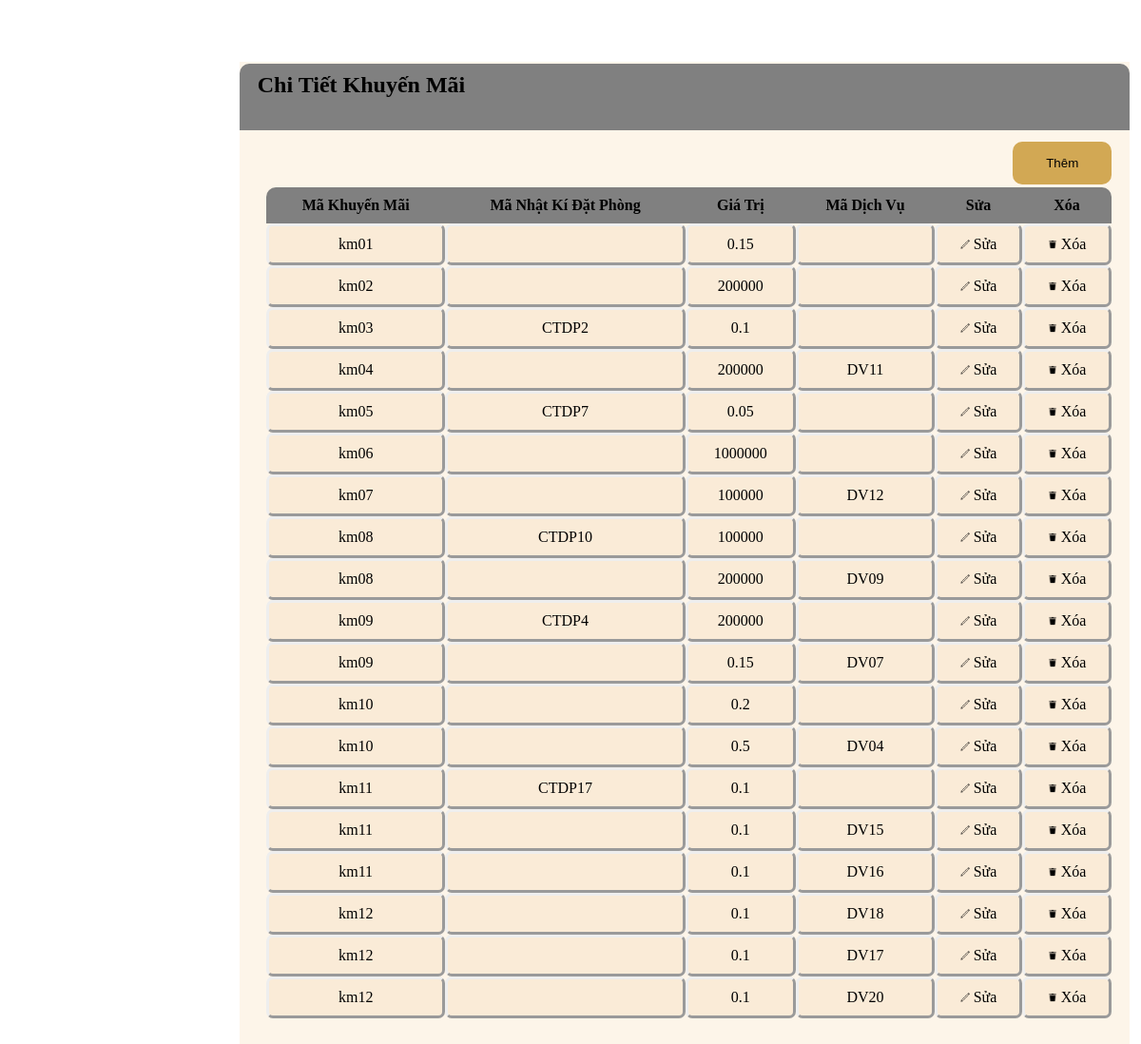
/quantri/admin/admin_ctkm.php, run on the app's committed database.
### tables this page shows
create table CHITIETKHUYENMAI(
    MA_KM varchar(10),
    foreign key (MA_KM) references KHUYENMAI(MA_KM),
    GIATRI float not null,
    MA_CTNKDP varchar(6),
    foreign key (MA_CTNKDP) references CHITIETNHATKIDATPHONG(MA_CTNKDP),
    MA_DV varchar(10),
    foreign key (MA_DV) references DICHVU(MA_DV)
);

### quantri/admin/admin_ctkm.php (the view, shortened to what this page needs)
<?php
$link=new mysqli("localhost", "root","","khachsan");
$sql="select * from CHITIETKHUYENMAI";
$result=$link->query($sql);
?>
  <div class="layout_danhmuc">
    <div class="danhmuc"><h2 style="margin: 1% 0 0 2%"> Chi Tiết Khuyến Mãi </h2>
      <button>Thêm</button>
      <table>
         <tr>
    <th style="border-radius: 10px 0 0 0" >Mã Khuyến Mãi</th>
    <th> Mã Nhật Kí Đặt Phòng</th>
    <th> Giá Trị </th>
    <th> Mã Dịch Vụ </th>
    <th> Sửa </th>
    <th style="border-radius: 0 10px 0 0">Xóa</th>
         </tr>
   <?php
while ($row=$result->fetch_assoc())
{
   ?>
<tr align="center" >
    <td> <?php echo $row["MA_KM"];?> </td>
    <td> <?php echo $row["MA_CTNKDP"];?></td>
    <td> <?php echo $row["GIATRI"];?></td>
    <td> <?php echo $row["MA_DV"];?></td>
    <td><a href=""><img src="../img/icon/edit.png"  width="10px" height="10px"> Sửa</a></td>
    <td><a href=""><img src="../img/icon/delete.png" width="10px" height="10px"> Xóa</a></td>
</tr>
     <?php
 }
      ?>
</table>
</div>
</div>

### quantri/admin/admin_ctkm.php (style rules this page uses)
.layout_danhmuc { width: 78%; position: absolute; background-color: rgb(253, 245, 233); right:1%; height: 1050px; top:65px; }
.danhmuc { width: 100%; height: 70px; background-color: gray; border-radius: 10px 10px 0 0; position: absolute; top:2px; }
button { padding: 15px 35px; position: absolute; right: 2%; top: 82px; border: none; background-color: rgb(210, 168, 84); border-radius: 10px; cursor: pointer; }
table { width: 95%; margin: 10% 10% 0 3%; border-radius: 10px; border-spacing: 0; border-collapse: separate; border-radius: 7px; }
th { background-color: gray; padding: 10px; }
td { background-color:antiquewhite; border-style:outset; padding: 10px; border-radius: 7px; }
a { text-decoration: none; color: black; }

### data on the page
chitietkhuyenmai: MA_KM "km01", GIATRI "0.15"
chitietkhuyenmai: MA_KM "km02", GIATRI "200000"
chitietkhuyenmai: MA_KM "km03", MA_CTNKDP "CTDP2", GIATRI "0.1"
chitietkhuyenmai: MA_KM "km04", GIATRI "200000", MA_DV "DV11"
chitietkhuyenmai: MA_KM "km05", MA_CTNKDP "CTDP7", GIATRI "0.05"
chitietkhuyenmai: MA_KM "km06", GIATRI "1000000"
chitietkhuyenmai: MA_KM "km07", GIATRI "100000", MA_DV "DV12"
chitietkhuyenmai: MA_KM "km08", MA_CTNKDP "CTDP10", GIATRI "100000"
chitietkhuyenmai: MA_KM "km08", GIATRI "200000", MA_DV "DV09"
chitietkhuyenmai: MA_KM "km09", MA_CTNKDP "CTDP4", GIATRI "200000"
chitietkhuyenmai: MA_KM "km09", GIATRI "0.15", MA_DV "DV07"
chitietkhuyenmai: MA_KM "km10", GIATRI "0.2"
chitietkhuyenmai: MA_KM "km10", GIATRI "0.5", MA_DV "DV04"
chitietkhuyenmai: MA_KM "km11", MA_CTNKDP "CTDP17", GIATRI "0.1"
chitietkhuyenmai: MA_KM "km11", GIATRI "0.1", MA_DV "DV15"
chitietkhuyenmai: MA_KM "km11", GIATRI "0.1", MA_DV "DV16"
chitietkhuyenmai: MA_KM "km12", GIATRI "0.1", MA_DV "DV18"
chitietkhuyenmai: MA_KM "km12", GIATRI "0.1", MA_DV "DV17"
chitietkhuyenmai: MA_KM "km12", GIATRI "0.1", MA_DV "DV20"
